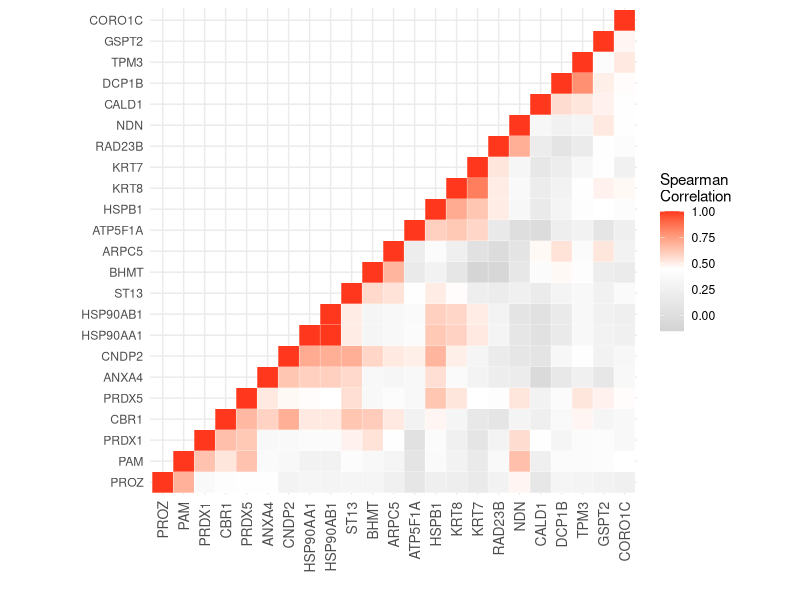
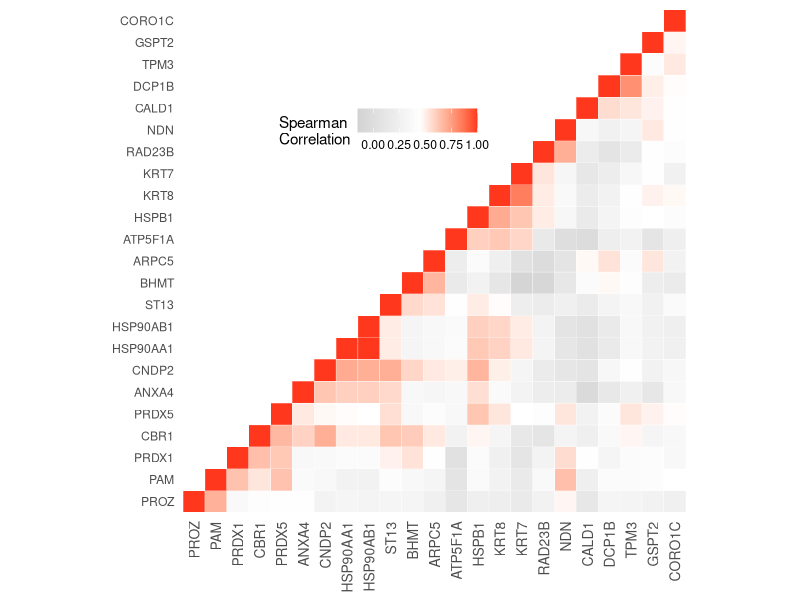

The R script that drew these images, in order:
library(ggplot2)
library(reshape2)


d1<-read.table("PRM_23up for corr.csv", header=TRUE, sep=",", as.is=T)
# Compute the correlation matrix
cormat <- round(cor(d1,method="spearman"),2)
head(cormat)

# Get upper triangle of the correlation matrix
get_upper_tri <- function(cormat){
  cormat[lower.tri(cormat)]<- NA
  return(cormat)
}

upper_tri <- get_upper_tri(cormat)
upper_tri
View(upper_tri)

reorder_cormat <- function(cormat){
  dd <- as.dist((1-cormat)/2)
  hc <- hclust(dd)
  cormat <- cormat[hc$order, hc$order]
}

# Reorder the correlation matrix
cormat <- reorder_cormat(cormat)
upper_tri <- get_upper_tri(cormat)

# Melt the correlation matrix
melted_cormat <- melt(upper_tri, na.rm = TRUE)

# Create a ggheatmap and visualization
ggheatmap <- ggplot(data=melted_cormat, aes(Var2, Var1, fill = value))+
  geom_tile(color = "white")+
  scale_fill_gradient2(low = "light gray", high = "red", mid = "white", 
                       midpoint = 0.45, limit = c(-0.15,1.0), space = "Lab", 
                       name="Spearman\nCorrelation") + xlab("") + ylab("")+
  theme_minimal()+ # minimal theme
  theme(axis.text.x = element_text(angle = 90, vjust = 0.5, 
                                   size = 10, hjust = 1))+
  coord_fixed()

print(ggheatmap)

ggheatmap + 
    theme(
    axis.title.x = element_blank(),
    axis.title.y = element_blank(),
    panel.grid.major = element_blank(),
    panel.border = element_blank(),
    panel.background = element_blank(),
    axis.ticks = element_blank(),
    legend.justification = c(1, 0),
    legend.position = c(0.6, 0.7),
    legend.direction = "horizontal")

